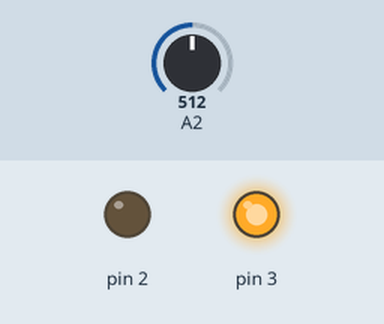
A sketch run on a simulated Arduino Uno, built with avr-gcc and run on an emulated ATmega328P. Shown: output pins drawn as LEDs (lit = HIGH). The test bench sets the inputs (shaded band); at power-on: A2 = 512.

Above: at 1.2 s.
1.3 s: A2 set to 94
2.8 s: A2 set to 80
At 3.7 s:
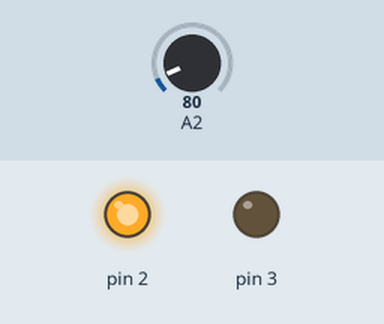
4.3 s: A2 set to 122
At 4.9 s:
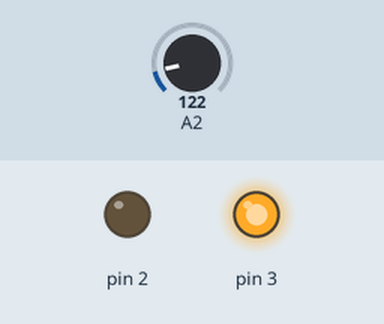
5.8 s: A2 set to 75
At 7.2 s:
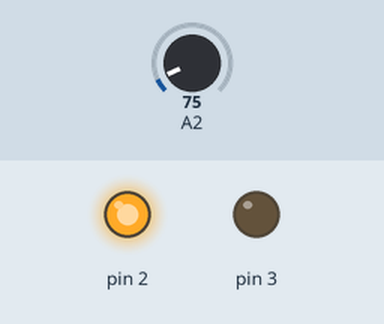
Timing chart, 0 to 8.3 s (numbered marks = the images above; inputs shaded):
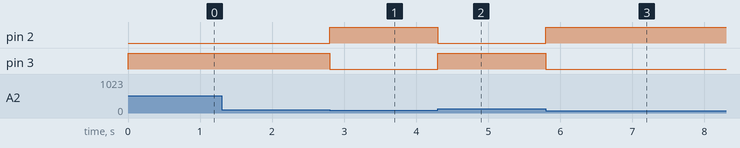

The sketch:

gasSensor.ino
```cpp
// C++ code
//
void setup()
{
  pinMode(A2, INPUT);
  pinMode(3, OUTPUT);
  pinMode(2, OUTPUT);
  Serial.begin(9600);

}

void loop()
{
  int val = analogRead(A2);
  if(val > 85){
    digitalWrite(3, HIGH);
    digitalWrite(2, LOW);
  }else{
    digitalWrite(2, HIGH);
    digitalWrite(3, LOW);
  }
}
```

Measured:
- the behaviour switches between 86 and 85 on A2 (found by bisection; images 0 and 1)
- after the input at 1.3 s, every drawn part: stays the same
- after the input at 2.8 s, pin 2: LOW → HIGH at once; pin 3: HIGH → LOW at once
- after the input at 4.3 s, pin 2: HIGH → LOW at once; pin 3: LOW → HIGH at once
- after the input at 5.8 s, pin 2: LOW → HIGH at once; pin 3: HIGH → LOW at once
